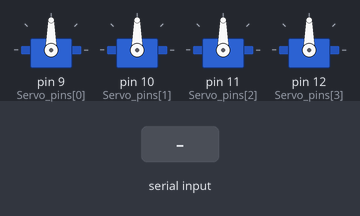
Recording of a sketch running on a simulated Arduino Uno, built with avr-gcc and run on an emulated ATmega328P. Parts: 4 × servo. The test bench sets the inputs (shaded band).

Above: at 1.2 s.
1.3 s: byte 3 (3) received over Serial
At 1.75 s:
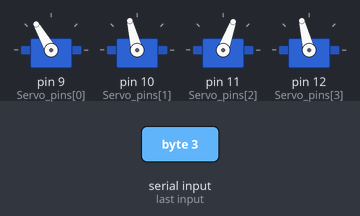
4.3 s: byte 1 (1) received over Serial
At 5.6 s:
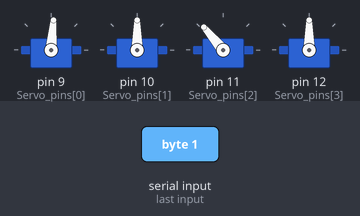
6.4 s: byte 2 (2) received over Serial
At 8.0 s:
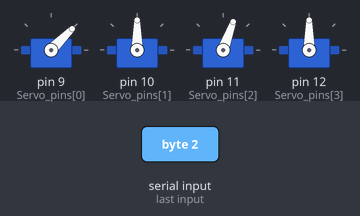
8.5 s: byte 3 (3) received over Serial
At 8.95 s:
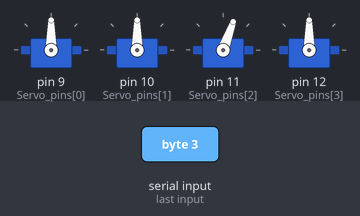
11.5 s: byte 1 (1) received over Serial
At 11.66 s:
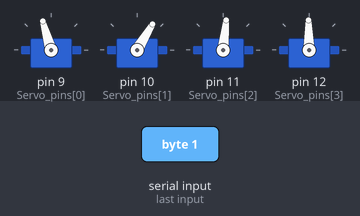
Timing chart, 0 to 14.5 s (numbered marks = the images above; inputs shaded):
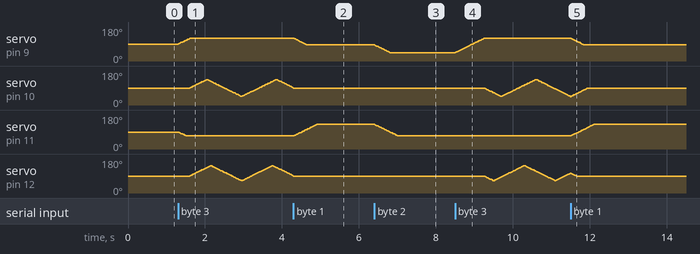

Measured:
- after the input at 4.3 s, servo on pin 9 (Servo_pins[0]): moves from 120° to 85° over 0.34 s, starting at once; servo on pin 10 (Servo_pins[1]), servo on pin 12 (Servo_pins[3]): stops changing and stays 90°; servo on pin 11 (Servo_pins[2]): moves from 70° to 130° over 0.58 s, starting at once
- after the input at 6.4 s, servo on pin 9 (Servo_pins[0]): moves from 85° to 45° over 0.40 s, starting at once; servo on pin 11 (Servo_pins[2]): moves from 130° to 70° over 0.59 s, starting at once
- after the input at 8.5 s, servo on pin 9 (Servo_pins[0]): moves from 45° to 120° over 0.74 s, starting at once
- after the input at 11.5 s, servo on pin 9 (Servo_pins[0]): moves from 120° to 85° over 0.33 s, starting at once; servo on pin 10 (Servo_pins[1]): goes on until 11.9 s, then stays 90°; servo on pin 11 (Servo_pins[2]): moves from 70° to 130° over 0.58 s, starting at once

The sketch:

servo_4_final.ino
```cpp
#include <Servo.h>       //servo library
#define Number_servos 4  //number of servos used

Servo myservo[Number_servos];                       //activating servos
int Servo_pins[Number_servos] = { 9, 10, 11, 12 };  //define the pin we are going to use for the servos
int classCode = -1;                                 //speak w wekinator
int servP[Number_servos] = { 0, 0, 0, 0 };          //Variable for setting desired position of servos
int servoNow[Number_servos] = { 90, 90, 90, 90 };   //Start Defaul position (variable for saving current servo position)
int minP[Number_servos] = { 0, 45, 0, 65 };         //(case 3) limits of the movement
int maxP[Number_servos] = { 0, 135, 0, 145 };       //(case 3) limits of the movement
int dir[Number_servos] = { 1, 1, 1, 1 };            // (case 3) Swap direction of the movement
unsigned long previousMillis = 0;                   // variable to store last time arduino was updated
const long interval = 10;                           //delay wanted

void setup() {                               //happens only when u turn it on
  Serial.begin(9600);                        //start serial communication (must match the sender's baud rate)
  for (int i = 0; i < Number_servos; i++) {  //loop from 1 to 4 servos for the (list)
    myservo[i].attach(Servo_pins[i]);        //loop from 1 to 4 to connect servo to pin
    myservo[i].write(90);                    //Move every servo to default position at the start
  }
}

void loop() {                              // Loop that appends constantly
  unsigned long currentMillis = millis();  // Start storing last time it moved
  if (Serial.available()) {                //reads for info from processing
    classCode = Serial.read();             //make info from processing become classcode
  }

  switch (classCode) {  // switch for cases

    case 1:
      {                  // Open hand
        servP[0] = 85;   //position of 0 servo on pin 9
        servP[1] = 90;   //position of 1 servo on pin 10
        servP[2] = 130;  //position of 2 servo on pin 11
        servP[3] = 90;   //position of 3 servo on pin 12
        break;           //end of case
      }

    case 2:
      {  // Close hand
        servP[0] = 45;
        servP[1] = 90;
        servP[2] = 70;
        servP[3] = 90;
        break;
      }

    case 3:
      {  // Arm down, then rotate + mouth
        servP[0] = 120;
        servP[1] = 90;
        servP[2] = 70;
        servP[3] = 85;
        break;
      }

    default:
      {  // Everything back to 90°
        servP[0] = 90;
        servP[1] = 90;
        servP[2] = 90;
        servP[3] = 90;
        break;
      }
  }

  if (currentMillis - previousMillis >= interval) {  //check if the interval is achived
    previousMillis = currentMillis;                  // updates arduino clock

    // so the servos move one step every 10 ms (smooth)
    if (classCode <= 2) {                        // what the servo should do with the new position in case 1 and 2
      for (int i = 0; i < Number_servos; i++) {  // from 1 to 4
        if (servoNow[i] < servP[i]) {            //checking if position servo is LOWER then the new position we want the servo motor to go
          servoNow[i] = servoNow[i] + 1;         // gradually moves the servo to the new position
        } else if (servoNow[i] > servP[i]) {     // checking if position servo is HIGHER then the new position we want the servo motor to go
          servoNow[i] = servoNow[i] - 1;         // gradually moves the servo to the new position
        }
        myservo[i].write(servoNow[i]);  // upgrade the now postion of the servo
      }
    } else if (classCode == 3) {                                                //what the servo should do for the case 3
      for (int i = 0; i < Number_servos; i++) {                                 // from 1 to 4
        bool armDown = (servoNow[0] == servP[0]) && (servoNow[2] == servP[2]);  // check if servo 0 and 2 arrived to the right position to start animation
        if (i == 0 || i == 2) {                                                 // if 0 and 2 are not in position gradually move them to the positon
          if (servoNow[i] < servP[i]) {         //checking if position servo is LOWER then the new position we want the servo motor to go
            servoNow[i] = servoNow[i] + 1;      // gradually moves the servo to the new position
          } else if (servoNow[i] > servP[i]) {  // checking if position servo is HIGHER then the new position we want the servo motor to go
            servoNow[i] = servoNow[i] - 1;      // gradually moves the servo to the new position
          }
          myservo[i].write(servoNow[i]);  // upgrade the now postion of the servo
        } else if (armDown) {             // if armDown now is true and (0 and 2 in position) start animation Motors 2 and 4 swing
          if (servoNow[i] <= minP[i]) {
            dir[i] = 1;    // go up
          }
          if (servoNow[i] >= maxP[i]) {
            dir[i] = -1;   // go down
          }

          servoNow[i] = servoNow[i] + dir[i];   // move one step in the chosen direction prongs open and close smoothly
          myservo[i].write(servoNow[i]);
        }
      }
    }
  }
}   
```
